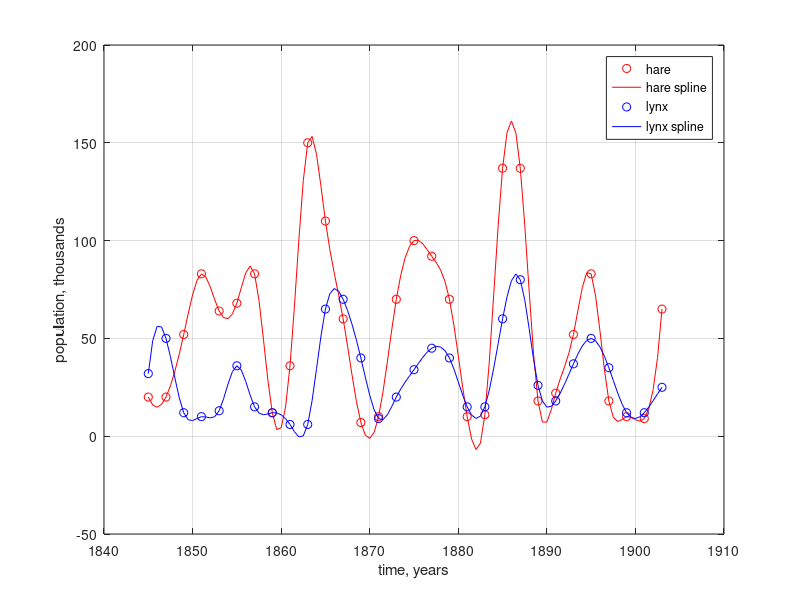

Write MATLAB code to recreate this figure. (Note: this script raises an error after producing the figure.)
% ModellingFromMeasurement 
% Homework exercise 1.1

% Hare&Lynx - First analysis:
% - Exact DMD
% - Optimal DMD
% - Bagging with exact DMD
% - Bagging with optimal DMD

% GROSSO DUBBIO SUL BAGGING. 
% Da come ci aveva spiegato il Nathan, possiamo
% ottenere una distribuzione dei parametri b,Phi,lambda. E utilizziamo la
% formula per predire avendo come parametri delle distribuzioni... non è
% proprio quello che abbiamo fatto qua; qua abbiamo addestrato tot modelli,
% fatto una previsione per ogni modello, e infine estratto media e
% varianza.

clear; close all; clc;

%set rangen
rng(2)

spline_flag = 1; %CAMBIARE SE NON SI VUOLE UTILIZZARE LA SPLINE

t0 = 1845; % Initial year for the observation
t1 = 1903; % Final yar for the observation
dt = 2; % Time intervals (2 years)
t = t0:dt:t1;

hare =  [20, 20, 52, 83, 64, 68, 83, 12, 36, 150, 110, 60, 7, 10, 70, 100, 92, 70, 10, 11, 137, 137, 18, 22, 52, 83, 18, 10, 9, 65];
lynx =  [32, 50, 12, 10, 13, 36, 15, 12, 6, 6, 65, 70, 40, 9, 20, 34, 45, 40, 15, 15, 60, 80, 26, 18, 37, 50, 35, 12, 12, 25];


if spline_flag
    % If spline flag == 1, verranno utilizzte delle spline per interpolare
    % i punti
    spline_dt = 0.5;
    spline_t = t0:spline_dt:t1;
    
    figure
    s_hare = spline(t,hare,spline_t);
    plot(t,hare,'ro',spline_t,s_hare,'r'); hold on; grid on;
    s_lynx = spline(t,lynx,spline_t);
    plot(t,lynx,'bo',spline_t,s_lynx,'b')
    ylabel("population, thousands")
    xlabel("time, years")
    legend("hare","hare spline","lynx","lynx spline")
    
    % new names:
    hare = s_hare;
    lynx = s_lynx;
    t = spline_t;
    dt = spline_dt;

end

time_series = [hare; lynx];
[~,n_snapshots] = size(time_series); % n_snap = 30 time intervals

%% Exact DmD

[x_dmd,eigenval] = exact_DMD(time_series,t,time_series(:,1));

figure
plot(eigenval,'*'); grid on; axis([0.5 2.5 0 1])

figure
plot(t,hare,'r'); hold on; grid on;
plot(t,lynx,'b'); 
plot(t,x_dmd(1,:),'r*');
plot(t,x_dmd(2,:),'b*');
ylabel("population, thousands")
xlabel("time, years")
legend('hare real','linx real','hare dmd','lynx dmd')

%% Optimal DmD

% Dimension to retain
r = 2;

% Linear constraints for the optizer in optdmd.
% We here specify that the eigenvalues must have only negative-real part
% while every value for the imaginary part is allowed.
low_b = [-Inf*ones(r,1); -Inf*ones(r,1)];
upp_b = [zeros(r,1); Inf*ones(r,1)];

copts = varpro_lsqlinopts('lbc',low_b,'ubc',upp_b);
opts = []; % varpro_opts('maxiter',1000);

r = 2;
[w,e,b] = optdmd(time_series,t,r,1,opts,[],[],copts);
x_opt_dmd = w*diag(b)*exp(e*t); 

plot(t,real(x_opt_dmd(1,:)),'ro'); 
plot(t,real(x_opt_dmd(2,:)),'bo'); 
legend('hare real','linx real','hare dmd','lynx dmd','hare optDmd','lynx optDmd')



%% Bagging input generator

% https://www.ibm.com/cloud/learn/bagging
% According this resource, in a bagging a sample can be taken more times.

% 2 Hyperpar: 
n_samples = 30; % must be less than 30 % or 117 if spline...
n_learners = 200; % NUmber of models that will be built

% Random indices to create a bagging model
idx_bag_mat = zeros(n_learners,n_samples);
for ii = 1:n_learners
    rand_vector = sort(randsample(1:n_snapshots,n_samples));
    idx_bag_mat(ii,:) = rand_vector;
end

%% Exact dmd with bagging ================================================

figure
bag_ex_dmd.hare = zeros(n_learners,n_snapshots);
bag_ex_dmd.lynx = zeros(n_learners,n_snapshots);
for ii = 1:n_learners
    % Extraction of the random (but sorted) indices
    idx_bag = idx_bag_mat(ii,:);

    % Extraction of the data matrix and time vector
    X = time_series(:,idx_bag);

    % Exact DMD
    [x_dmd,~] = exact_DMD(X,t,time_series(:,1));
    bag_ex_dmd.hare(ii,:) = real(x_dmd(1,:));
    bag_ex_dmd.lynx(ii,:) = real(x_dmd(2,:));

    % Plot
    plot(t,real(bag_ex_dmd.hare(ii,:)),'color',[0.9 0.7 0.7],'LineWidth',0.52); hold on;
    plot(t,real(bag_ex_dmd.lynx(ii,:)),'color',[0.7 0.7 0.9],'LineWidth',0.2); grid on;
    clear x_dmd
end

% Computation of mean and STD
bag_ex_dmd.hare_mean = mean(bag_ex_dmd.hare);
bag_ex_dmd.hare_std = std(bag_ex_dmd.hare);
bag_ex_dmd.lynx_mean = mean(bag_ex_dmd.lynx);
bag_ex_dmd.lynx_std = std(bag_ex_dmd.lynx);

% Confidence hare
t_conf = [t t(end:-1:1)];
y = bag_ex_dmd.hare_mean-bag_ex_dmd.hare_std;
hare_conf = [bag_ex_dmd.hare_mean+bag_ex_dmd.hare_std, y(end:-1:1)];
r = fill(t_conf,hare_conf,'blue');
r.FaceColor = [1 0.8 0.8]; 
r.FaceAlpha = 0.7;
r.EdgeColor = 'none';  

% Confidence lynx
y = bag_ex_dmd.lynx_mean-bag_ex_dmd.lynx_std;
lynx_conf = [bag_ex_dmd.lynx_mean+bag_ex_dmd.lynx_std, y(end:-1:1)];
b = fill(t_conf,lynx_conf,'blue');
b.FaceColor = [0.8 0.8 1]; 
b.FaceAlpha = 0.7;
b.EdgeColor = 'none';  

% Plot means
a = plot(t,bag_ex_dmd.hare_mean,'r','LineWidth',2,'DisplayName','mean hare');
b = plot(t,bag_ex_dmd.lynx_mean,'b','LineWidth',2,'DisplayName','mean lynx');
ylabel("population, thousands")
xlabel("time, years")
legend([a,b])
% come inserisco la legenda per gli utlimi due ingressi?

%% Optimal dmd with bagging ================================================

figure
bag_op_dmd.hare = NaN(n_learners,n_snapshots);
bag_op_dmd.lynx = NaN(n_learners,n_snapshots);
bag_op_dmd.t = NaN(n_learners,n_samples);

%max_w = zeros(1,n_learners);
for ii = 1:n_learners %64
    % Extraction of the random (but sorted) indices
    idx_bag = idx_bag_mat(ii,:);

    % Extraction of the data matrix and time vector
    X = time_series(:,idx_bag);
    t_bag = t(idx_bag);
    bag_op_dmd.t(ii,:) = t_bag;

    % optimal DMD
    [w,e,b] = optdmd(X,t_bag,2,1); %,opts,[],[],copts);

    % We retain only the models with non-positive eigenvalues and
    % non-positive eigenvectors' elements
    if any([real(w) <= 0, real(e) <= 0])

        % Computing next states
        x_opt_dmd = w*diag(b)*exp(e*t);
        bag_op_dmd.hare(ii,:) = real(x_opt_dmd(1,:));
        bag_op_dmd.lynx(ii,:) = real(x_opt_dmd(2,:)); 
        
        % plots
        plot(t,real(bag_op_dmd.hare(ii,:)),'color',[0.9 0.7 0.7],'LineWidth',0.2); hold on;
        plot(t,real(bag_op_dmd.lynx(ii,:)),'color',[0.7 0.7 0.9],'LineWidth',0.2); grid on;
    end
    clear x_dmd
end

% Computation of mean and STD
bag_op_dmd.hare_mean = mean(bag_op_dmd.hare,'omitnan');
bag_op_dmd.hare_std = std(bag_op_dmd.hare,'omitnan');
bag_op_dmd.lynx_mean = mean(bag_op_dmd.lynx,'omitnan');
bag_op_dmd.lynx_std = std(bag_op_dmd.lynx,'omitnan');

% Confidence hare
t_conf = [t t(end:-1:1)];
y = bag_op_dmd.hare_mean-bag_op_dmd.hare_std;
hare_conf = [bag_op_dmd.hare_mean+bag_op_dmd.hare_std, y(end:-1:1)];
r = fill(t_conf,hare_conf,'blue');
r.FaceColor = [1 0.8 0.8]; 
r.FaceAlpha = 0.7;
r.EdgeColor = 'none';  

% Confidence lynx
y = bag_op_dmd.lynx_mean-bag_op_dmd.lynx_std;
lynx_conf = [bag_op_dmd.lynx_mean+bag_op_dmd.lynx_std, y(end:-1:1)];
b = fill(t_conf,lynx_conf,'blue');
b.FaceColor = [0.8 0.8 1]; 
b.FaceAlpha = 0.7;
b.EdgeColor = 'none';  

% Plot means
a = plot(t,bag_op_dmd.hare_mean,'r','LineWidth',2,'DisplayName','mean hare');
b = plot(t,bag_op_dmd.lynx_mean,'b','LineWidth',2,'DisplayName','mean lynx');
ylabel("population, thousands")
xlabel("time, years")
legend([a,b])

